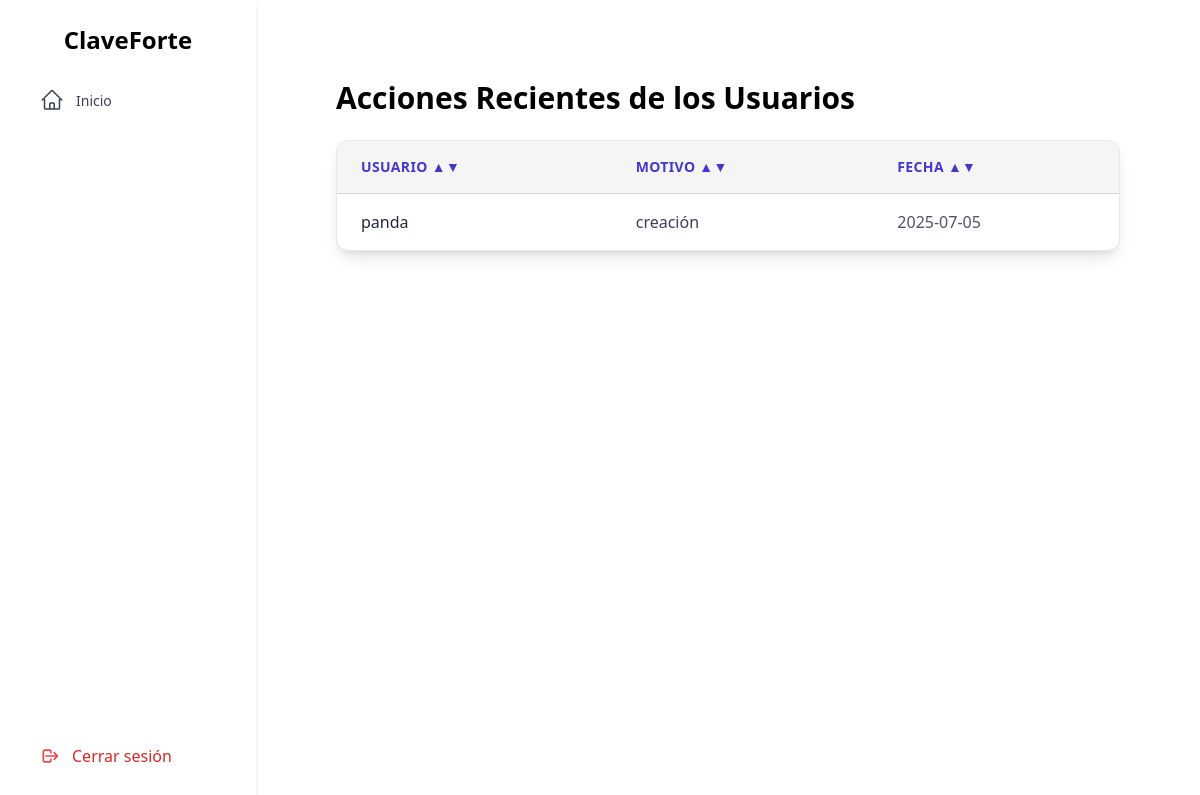
Before: /recent_actions with the older database file.
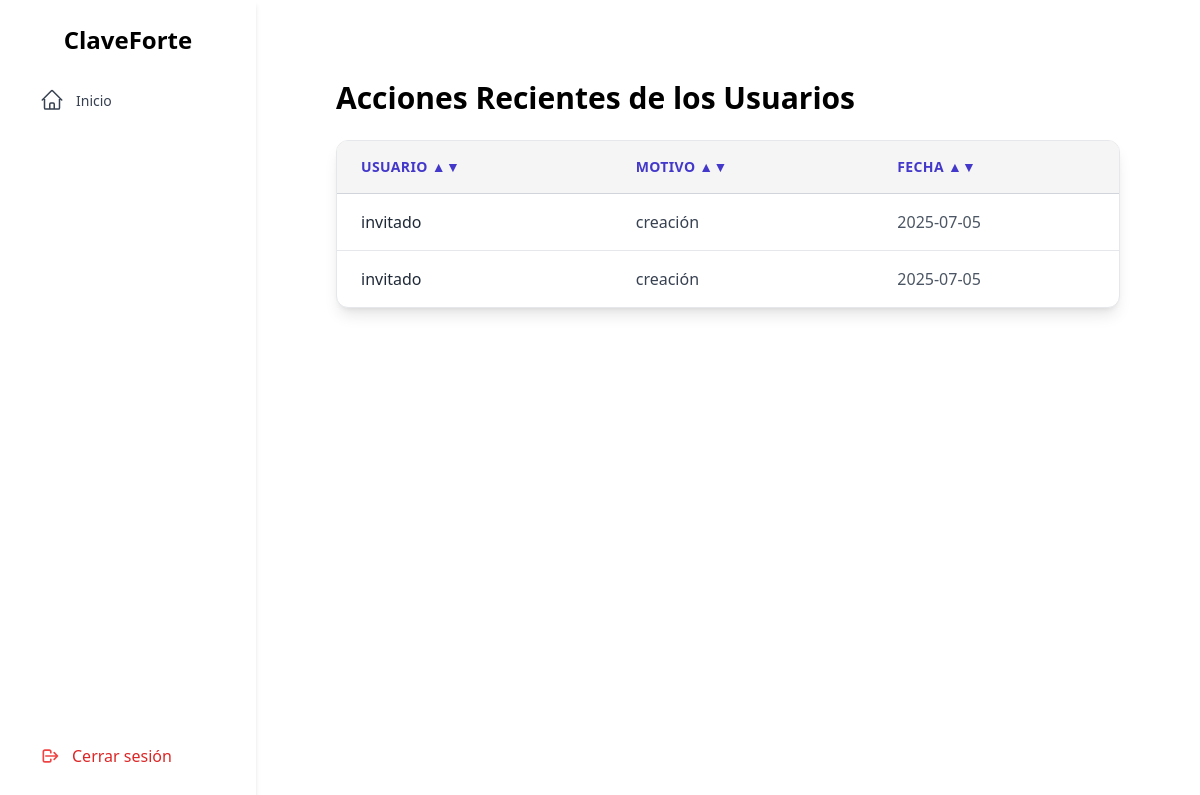
After: the same page with the newer database file.
### tables this page shows
CREATE TABLE Access (
        id_access       INTEGER PRIMARY KEY AUTOINCREMENT,
        timestam        TEXT NOT NULL,  -- Fecha en formato ISO
        motivo          TEXT,
        usr_name        TEXT,
        id_usr          INTEGER NOT NULL,
        id_credential   INTEGER NOT NULL,
        FOREIGN KEY (id_usr) REFERENCES Users(id_usr),
        FOREIGN KEY (id_credential) REFERENCES Credentials(id_credential)
    );

### app.py (the view)
@app.route('/recent_actions')
def acciones_recientes():
    active_rol = session.get('usuario_rol')
    rcnt_act = []
    try:
        conn = sqlite3.connect('instance/ClaveForte.db')
        conn.row_factory = sqlite3.Row  # Permite acceder a columnas por nombre
        cursor = conn.cursor()
        cursor.execute('''
            SELECT * FROM Access
        ''')
        rcnt_act = cursor.fetchall()
    except Exception as e:
        print(f"Error al recuperar acciones recientes: {e}")
    finally:
        conn.close()
    return render_template('./admin/recent/recent.html',
                           usr_rol=active_rol,
                           recent_acctions=rcnt_act)

### templates/admin/recent/recent.html (shortened to what this page needs)
{% extends './layout.html' %}
{% block content %}
<div class="flex-1 p-10">
    <h1 class="text-3xl font-bold mb-6 text-black">Acciones Recientes de los Usuarios</h1>
    <div class="w-full overflow-x-auto bg-white shadow-lg rounded-xl border border-gray-200">
    <div class="max-h-[65vh] overflow-y-auto">
        <table id="tablaAcciones" class="min-w-full divide-y divide-gray-300">
            <thead class="bg-[rgb(245,245,245)] sticky top-0 z-10">
                <tr>
                    <th onclick="ordenarTabla(0)" class="cursor-pointer px-6 py-4 text-left text-sm font-bold text-indigo-700 uppercase tracking-wide bg-[rgb(245,245,245)]">
                        Usuario ▲▼
                    </th>
                    <th onclick="ordenarTabla(1)" class="cursor-pointer px-6 py-4 text-left text-sm font-bold text-indigo-700 uppercase tracking-wide bg-[rgb(245,245,245)]">
                        Motivo ▲▼
                    </th>
                    <th onclick="ordenarTabla(2)" class="cursor-pointer px-6 py-4 text-left text-sm font-bold text-indigo-700 uppercase tracking-wide bg-[rgb(245,245,245)]">
                        Fecha ▲▼
                    </th>
                </tr>
            </thead>
            <tbody class="divide-y divide-gray-200">
                {% for accion in recent_acctions %}
                <tr class="hover:bg-indigo-50 transition-all duration-200">
                    <td class="px-6 py-4 text-base text-gray-800 font-medium">
                        {{ accion['usr_name'] }}
                    </td>
                    <td class="px-6 py-4 text-base text-gray-700">
                        {{ accion['motivo'] }}
                    </td>
                    <td class="px-6 py-4 text-base text-gray-600">
                        {{ accion['timestam'][:10] }}
                    </td>
                </tr>
                {% else %}
                <tr>
                    <td colspan="3" class="px-6 py-6 text-center text-gray-500 italic text-lg">
                        No hay acciones registradas.
                    </td>
                </tr>
                {% endfor %}
            </tbody>
        </table>
    </div>
    </div>
</div>
{% endblock %}

### templates/layout.html (shortened to what this page needs)
<!DOCTYPE html>
<html lang="es">
<head>
  <link href="https://cdn.jsdelivr.net/npm/tailwindcss@2.2.19/dist/tailwind.min.css" rel="stylesheet">
</head>
<body class="flex overflow-y-hidden h-full">
  {% include './sidebar/sidebar.html' with context%}
  <main class="flex-1 p-10">
    {% block content %}{% endblock %}
  </main>
</body>
</html>

### templates/sidebar/sidebar.html (shortened to what this page needs)
<!DOCTYPE html>
<html lang="es">
<head>
    <script src="https://cdn.tailwindcss.com"></script>
</head>
<body>
    <aside class="w-64 h-screen bg-white shadow-md p-6 flex flex-col justify-between">
    <div>
        <h2 class="text-2xl font-bold text-center mb-6">ClaveForte</h2>
        <nav>
            <ul class="space-y-2">
                <li>
                    <a href="/home" class="flex items-center gap-3 px-4 py-2 rounded hover:bg-indigo-100 text-gray-700 transition">
                        <span class="text-[14px]">Inicio</span>
                    </a>
                </li>
            </ul>
        </nav>
    </div>
    <div>
        <a href="/logout" class="flex items-center gap-3 px-4 py-2 rounded hover:bg-red-100 text-red-600 transition">
        <svg class="w-5 h-5 text-red-500" fill="none" stroke="currentColor" viewBox="0 0 24 24">
            <path stroke-linecap="round" stroke-linejoin="round" stroke-width="2" d="M17 16l4-4m0 0l-4-4m4 4H7m6 4v1a2 2 0 01-2 2H6a2 2 0 01-2-2V7a2 2 0 012-2h5a2 2 0 012 2v1" />
        </svg>
        <span>Cerrar sesión</span>
        </a>
    </div>
    </aside>
</body>
</html>

Changed rows visible on the page:
changed Access (number 1 of 2 on the later page): usr_name "panda" → "invitado"
added Access: usr_name "invitado", motivo "creación", timestam "2025-07-05"
